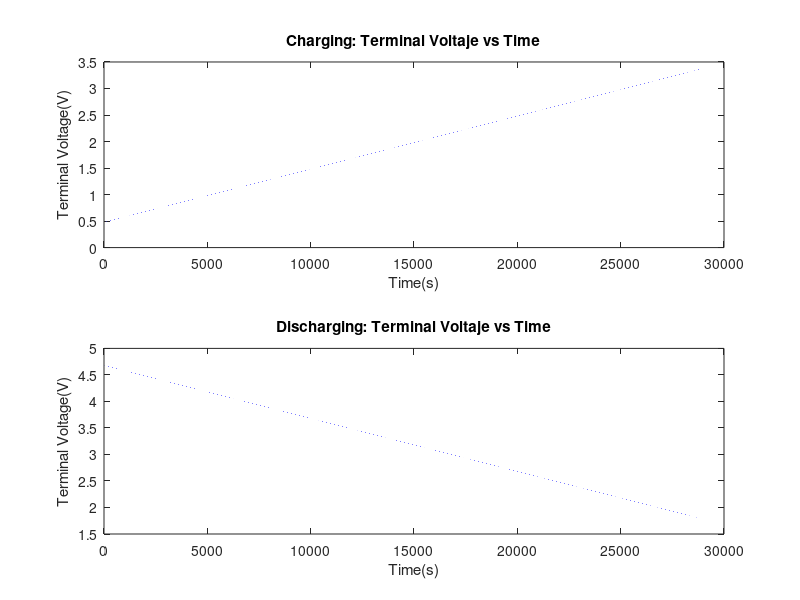

Reproduce this figure in MATLAB.
%   Valores 
V_oc1 = 0      % Voltaje en circuito abierto
V_oc2 = 4.2
SOC = 80;       % Estado inicial de carga (Porcentaje)
R_int = 0.1;    % Resistencia itnerna 

% Vector tiempo 
t = 0:0.1:3600*8;       % Vector tiempo en segundos con pasos de 0.1 

% Corriente de carga (positivo)
I_charge = 6; 

% Corriente de carga (negativo) 
I_discharge = -6; 

% Vector Voltaje iniciaizado 
V_t_charge = zeros(size(t));
V_t_discharge = zeros(size(t));

% Simulacion de la carga 
for i=1:length(t)
    SOC = SOC + (I_charge/(3600));    %   Asumiento que es de una hora 
    V_t_charge(i) = V_oc1 + I_charge*R_int*SOC/100;
end

    SOC = 80; 
%Simulacion de la descarga 
for i = 1:length(t)
    SOC = SOC+(I_discharge/(3600)); 
    V_t_discharge(i) = V_oc2 - I_discharge*R_int*SOC/100;
end


% Graficamos 
figure; 
subplot(2,1,1);
plot(t,V_t_charge); 
title('Charging: Terminal Voltaje vs Time'); 
xlabel('Time(s)');
ylabel('Terminal Voltage(V)');


subplot(2,1,2); 
plot(t,V_t_discharge); 
title('Discharging: Terminal Voltaje vs Time'); 
xlabel('Time(s)');
ylabel('Terminal Voltage(V)');
